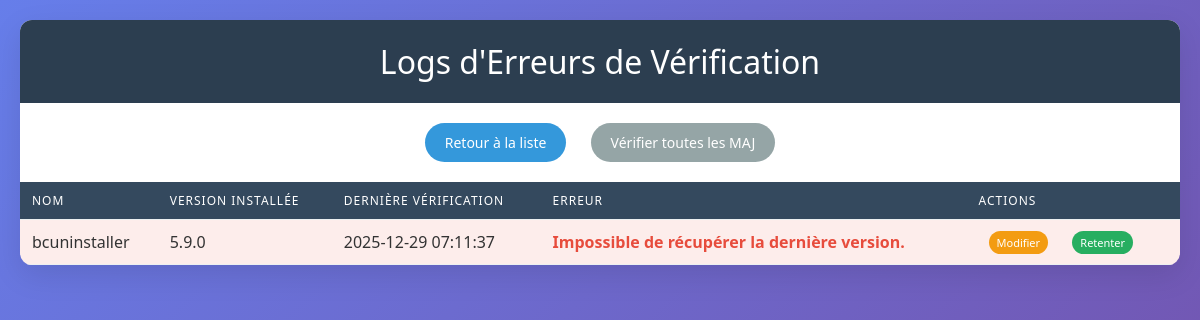
The app's page /?page=logs with its own data.
### tables this page shows
CREATE TABLE IF NOT EXISTS apps (
    id INT AUTO_INCREMENT PRIMARY KEY,
    name VARCHAR(255) NOT NULL,
    version VARCHAR(50) NOT NULL,
    latest_version VARCHAR(50) DEFAULT NULL,
    latest_version_norm VARCHAR(50) DEFAULT NULL,
    latest_download_url TEXT DEFAULT NULL,
    update_available TINYINT DEFAULT NULL,
    update_source VARCHAR(100) DEFAULT NULL,
    update_type VARCHAR(20) DEFAULT NULL,
    update_url VARCHAR(500) DEFAULT NULL,
    update_regex VARCHAR(255) DEFAULT NULL,
    last_checked DATETIME DEFAULT NULL,
    last_error TEXT DEFAULT NULL,
    created_at TIMESTAMP DEFAULT CURRENT_TIMESTAMP
);

### functions.php (called while the page is built, shortened)
<?php
global $pdo;
function getAppsWithErrors() {
    global $pdo;
    $stmt = $pdo->query("SELECT * FROM apps WHERE last_error IS NOT NULL ORDER BY last_checked DESC");
    return $stmt->fetchAll(PDO::FETCH_ASSOC);
}
?>

### templates/logs.php (the view, shortened to what this page needs)
<?php
$apps = getAppsWithErrors();
?>
<!DOCTYPE html>
<html lang="fr">
<head>
    <link rel="stylesheet" href="assets/css/style.css">
</head>
<body>
    <div class="container">
        <h1>Logs d'Erreurs de Vérification</h1>
        <div class="actions">
            <a href="?page=list" class="btn btn-primary">Retour à la liste</a>
            <a href="?page=check_all" class="btn btn-secondary">Vérifier toutes les MAJ</a>
        </div>
        <?php if (empty($apps)): ?>
            <p class="message">Aucune erreur détectée. Toutes les vérifications se sont bien passées ! 🎉</p>
        <?php else: ?>
            <table>
                <thead>
                    <tr>
                        <th>Nom</th>
                        <th>Version Installée</th>
                        <th>Dernière Vérification</th>
                        <th>Erreur</th>
                        <th>Actions</th>
                    </tr>
                </thead>
                <tbody>
                    <?php foreach ($apps as $app): ?>
                    <tr class="error-row">
                        <td><?php echo htmlspecialchars($app['name']); ?></td>
                        <td><?php echo htmlspecialchars($app['version']); ?></td>
                        <td><?php echo htmlspecialchars($app['last_checked'] ?? 'Jamais'); ?></td>
                        <td class="error-message"><?php echo htmlspecialchars($app['last_error']); ?></td>
                        <td>
                            <a href="?page=edit&id=<?php echo $app['id']; ?>" class="btn btn-edit">Modifier</a>
                            <a href="?page=check&id=<?php echo $app['id']; ?>" class="btn btn-check">Retenter</a>
                        </td>
                    </tr>
                    <?php endforeach; ?>
                </tbody>
            </table>
        <?php endif; ?>
    </div>
</body>
</html>

### assets/css/style.css (style rules this page uses)
body { font-family: 'Segoe UI', Tahoma, Geneva, Verdana, sans-serif; background: linear-gradient(135deg, #667eea 0%, #764ba2 100%); margin: 0; padding: 20px; color: #333; min-height: 100vh; }
.container { max-width: 1400px; margin: 0 auto; background: white; border-radius: 12px; box-shadow: 0 10px 30px rgba(0,0,0,0.1); overflow: hidden; }
h1 { background: #2c3e50; color: white; margin: 0; padding: 20px; text-align: center; font-size: 2em; font-weight: 300; }
.actions { padding: 20px; text-align: center; }
.btn { display: inline-block; padding: 10px 20px; margin: 0 10px; text-decoration: none; border-radius: 25px; font-weight: 500; transition: all 0.3s ease; border: none; cursor: pointer; font-size: 14px; }
.btn-primary { background: #3498db; color: white; }
.btn-secondary { background: #95a5a6; color: white; }
.btn-edit { background: #f39c12; color: white; padding: 5px 10px; font-size: 12px; }
.btn-check { background: #27ae60; color: white; padding: 5px 10px; font-size: 12px; }
table { width: 100%; border-collapse: collapse; margin: 0; }
th, td { padding: 10px 12px; text-align: left; border-bottom: 1px solid #ecf0f1; }
th { background: #34495e; color: white; font-weight: 500; text-transform: uppercase; font-size: 12px; letter-spacing: 1px; }
.error-row { background: rgba(231, 76, 60, 0.1); }
.error-message { color: #e74c3c; font-weight: bold; max-width: 400px; word-wrap: break-word; }
.btn-edit, .btn-check, .btn-delete { padding: 4px 8px; font-size: 11px; white-space: nowrap; }

### records on screen
apps: name "bcuninstaller", version "5.9.0", last_checked "2025-12-29 07:11:37", last_error "Impossible de récupérer la dernière version."
